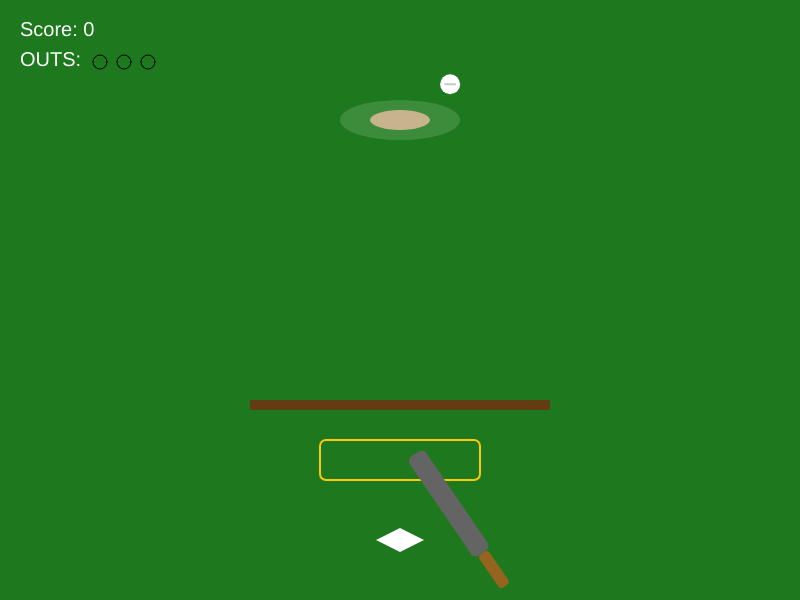
Frame 1 (no input)
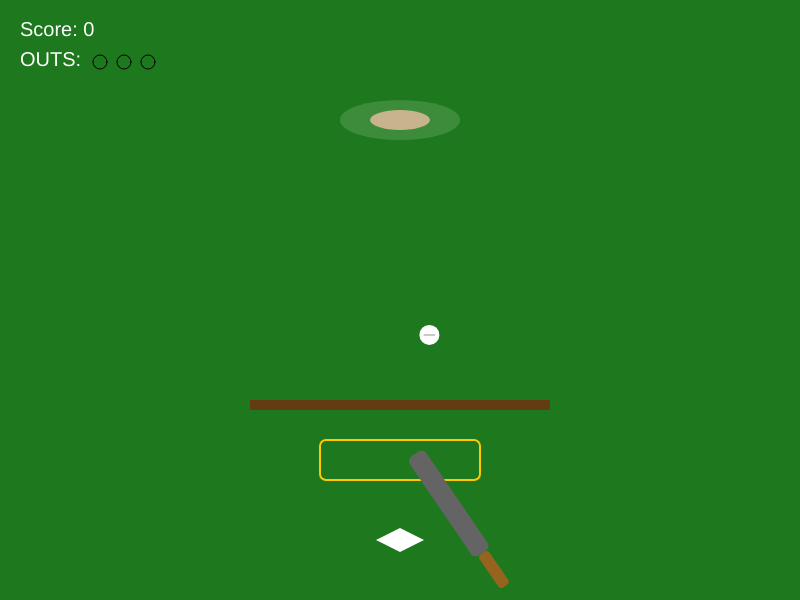
Frame 60 (no input)
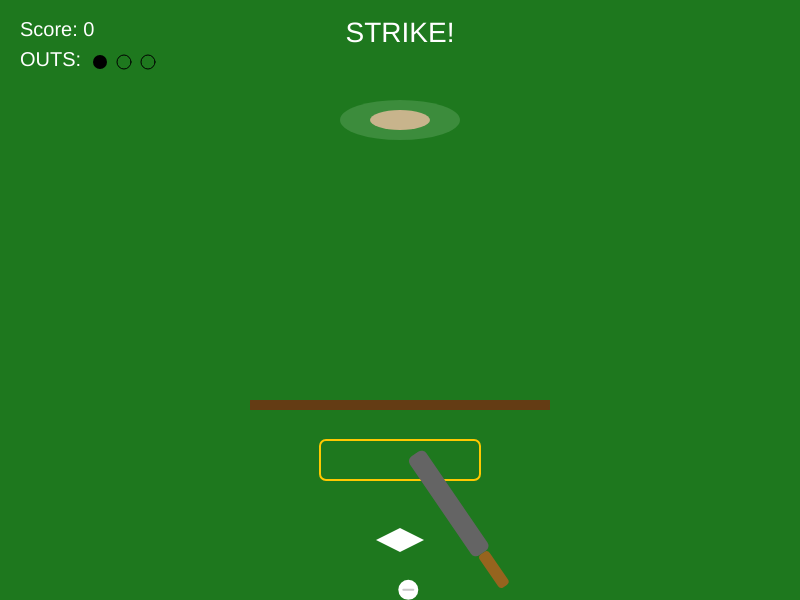
Frame 120 (the mouse pressed at the canvas centre since frame 60)

The p5.js sketch that drew these frames (run headless with seeded random() and noise() and a simulated clock; from frame 60 on, the mouse is pressed at the canvas centre):

// p5.js sketch
// ── sketch.js
let canvasW=800,canvasH=600,ball,zoneY,zoneX,zoneW,batBaseX,batBaseY,swing=false,swingProgress=0,swingDuration=12,batAngle=-0.6,score=0,outs=0,judgment='',judgmentTimer=0,pitchDelay=60,pitchTimer=0,gameOver=false;const CM=37.7952755906
function initPositions(){zoneY=height-140;zoneW=160;zoneX=width/2;batBaseX=width/2+60;batBaseY=height-80}
function spawnBall(){let maxOffset=zoneW/2+CM;let offset=random(-maxOffset,maxOffset);let startX=zoneX+offset;let vx=random(-0.6,0.6);let vy=2+random(0,3);let ay=0.4;let state='pitch';let r=10;ball={x:startX,y:80,r:r,vy:vy,state:state,resolved:false,vx:vx,ay:ay,enteredZone:false};pitchTimer=0}
function updateSwing(){if(swing){swingProgress++;let t=swingProgress/swingDuration; if(t<1){let eased=-0.5*Math.cos(PI*t)+0.5;batAngle=lerp(-0.6,1.0,eased)}else{batAngle=-0.6;swing=false;swingProgress=0} if(swingProgress===1){evaluateHit()}}}
function evaluateHit(){if(ball&&ball.state==='pitch'&&!ball.resolved){let dx=abs(ball.x-zoneX);let dy=abs(ball.y-zoneY);let inZone=dx<=zoneW/2; if(inZone&&dy<=10){ball.state='air';ball.vx=random(-6,6);ball.vy=-14-random(0,6);ball.ay=0.25;ball.resolved=true;score+=4;judgment='HOMERUN!';judgmentTimer=120}else if(inZone&&dy<=30){ball.state='air';ball.vx=random(-5,5);ball.vy=-10-random(0,4);ball.ay=0.35;ball.resolved=true;let add=floor(random(1,4));score+=add;judgment='HIT!';judgmentTimer=90}else if(inZone&&dy<=60){ball.state='air';ball.vx=random(-3,3);ball.vy=-7-random(0,3);ball.ay=0.4;ball.resolved=true;let add2=floor(random(1,2));score+=add2;judgment='WEAK HIT';judgmentTimer=80}else{ball.resolved=true;if(inZone){outs++;judgment='STRIKE!';judgmentTimer=70}else{judgment='BALL';judgmentTimer=80}}}}
function drawField(){noStroke();fill(30,120,30);rect(0,0,width,height);fill(60,140,60);ellipse(width/2,120,120,40);fill(200,180,140);ellipse(width/2,120,60,20);let baseSize=24;fill(255);quad(width/2-baseSize,height-60, width/2, height-60-baseSize/2, width/2+baseSize, height-60, width/2, height-60+baseSize/2);fill(100,60,20);rect(width/2-150,height-200,300,10);stroke(255,200,0);strokeWeight(2);noFill();rect(zoneX-zoneW/2,zoneY-20,zoneW,40,6);noStroke()}
function drawBall(){if(ball){noStroke();fill(255);ellipse(ball.x,ball.y,ball.r*2,ball.r*2);stroke(200);strokeWeight(2);line(ball.x-ball.r/2,ball.y,ball.x+ball.r/2,ball.y);strokeWeight(1);noStroke()}}
function drawBat(){push();translate(batBaseX,batBaseY);rotate(batAngle);noStroke();fill(100);rect(-10,-80,20,120,6);fill(150,100,30);rect(-6,40,12,40,4);pop()}
function drawUI(){noStroke();fill(255);textSize(20);textAlign(LEFT,TOP);text('Score: '+score,20,20);text('OUTS:',20,50);for(let i=0;i<3;i++){if(i<outs){fill(0);noStroke();ellipse(100+i*24,62,14,14)}else{noFill();stroke(0);strokeWeight(1);ellipse(100+i*24,62,14,14);fill(255);noStroke()}}fill(255);textAlign(CENTER,TOP);textSize(28);text(judgment,width/2,20)}
function drawGameOver(){noStroke();fill(0,150);rect(0,0,width,height);fill(255);textAlign(CENTER,CENTER);textSize(48);text('GAME OVER',width/2,height/2-40);textSize(28);text('FINAL SCORE: '+score,width/2,height/2+10);textSize(18);text('PRESS R TO RETRY',width/2,height/2+50)}
function resetGame(){score=0;outs=0;judgment='';judgmentTimer=0;gameOver=false;spawnBall();pitchTimer=0}
function keyPressed(){if(keyCode===32&&!gameOver){if(!swing){swing=true;swingProgress=0}}if((key==='r'||key==='R')&&gameOver){resetGame()}}
function mousePressed(){if(!gameOver){if(!swing){swing=true;swingProgress=0}}}
function setup(){createCanvas(canvasW,canvasH);initPositions();spawnBall();frameRate(60)}
function draw(){background(30,120,40);drawField();drawUI();if(gameOver){drawGameOver();return}if(ball&&ball.state==='pitch'){ball.y+=ball.vy;ball.x+=ball.vx; if(!ball.enteredZone&&ball.y>=zoneY-20&&ball.y<=zoneY+20){if(abs(ball.x-zoneX)<=zoneW/2){ball.enteredZone=true}} if(!ball.resolved&&ball.y>zoneY+40){ball.resolved=true;if(ball.enteredZone){outs++;judgment='STRIKE!';judgmentTimer=90}else{judgment='BALL';judgmentTimer=90}}}else if(ball&&ball.state==='air'){ball.vy+=ball.ay;ball.x+=ball.vx;ball.y+=ball.vy}if(ball&&ball.y>height+200){pitchTimer++;if(pitchTimer>pitchDelay){pitchTimer=0;spawnBall()}}updateSwing();drawBat();drawBall();if(judgmentTimer>0){judgmentTimer--;if(judgmentTimer===0){judgment=''}}if(outs>=3){gameOver=true}}
